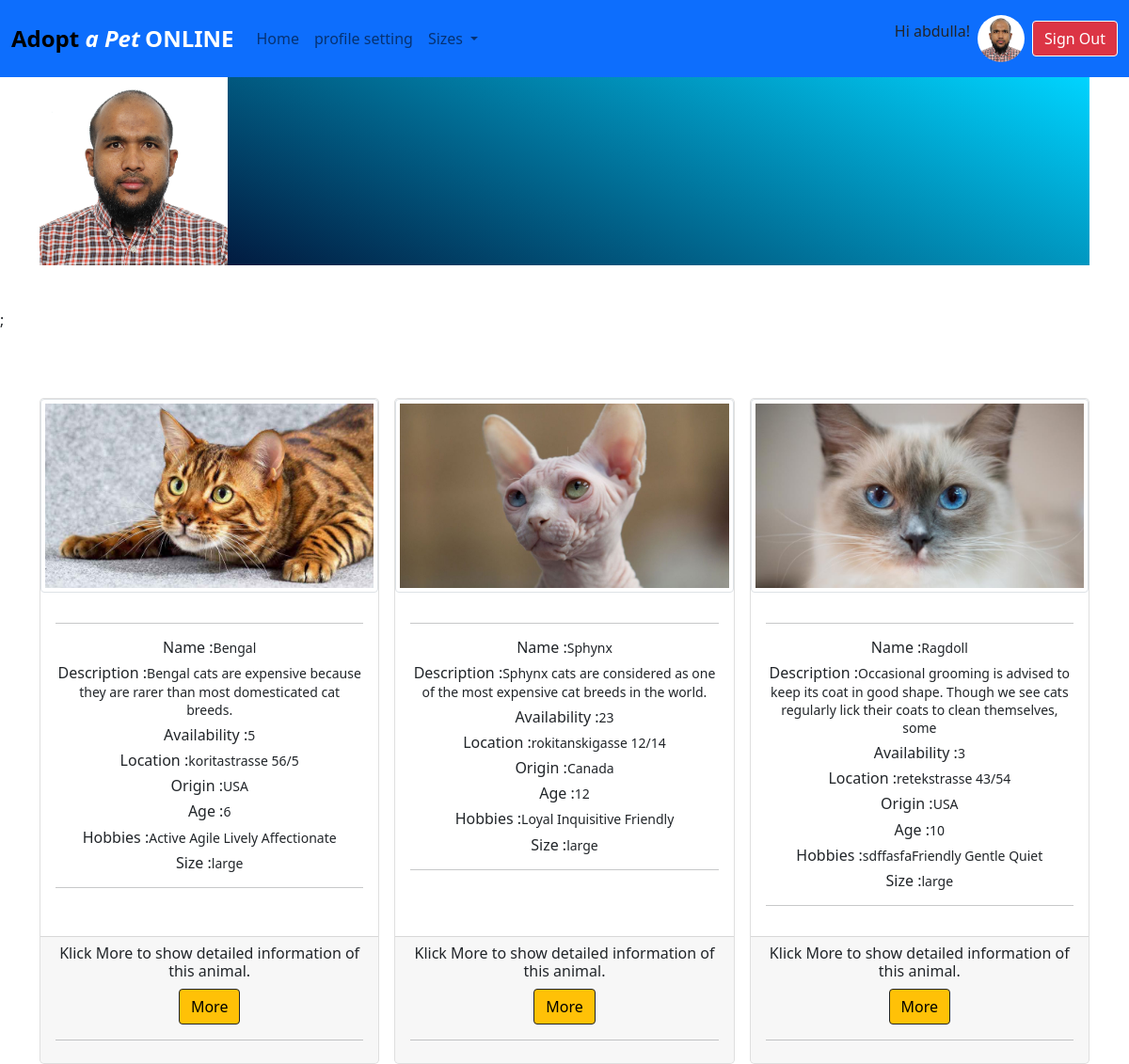
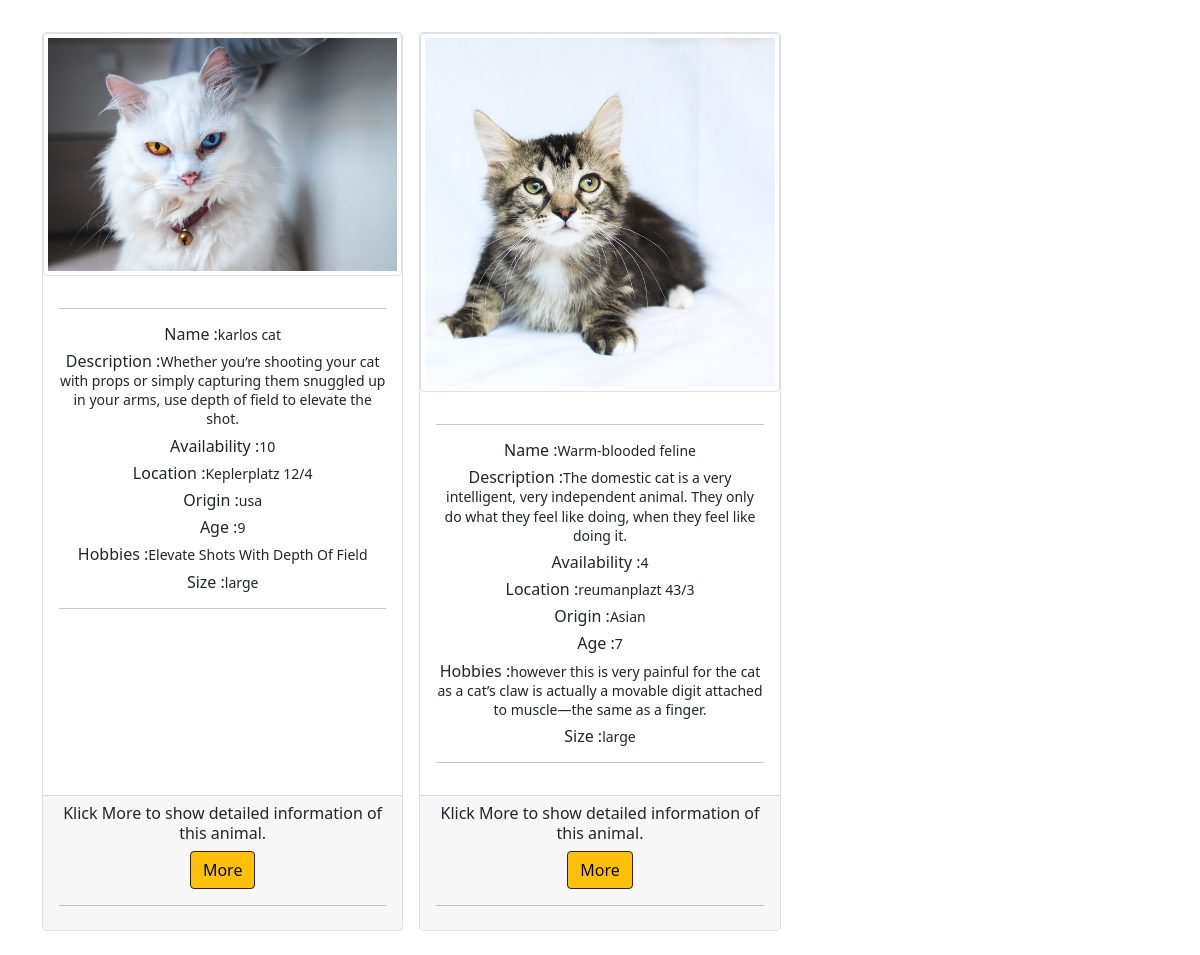
The app's page /l_size.php (signed in) with its own data (2 pictures, top to bottom).
### tables this page shows
CREATE TABLE `user` (
  `id` int(11) NOT NULL,
  `first_name` varchar(255) NOT NULL,
  `last_name` varchar(255) NOT NULL,
  `password` varchar(255) NOT NULL,
  `date_of_birth` date NOT NULL,
  `email` varchar(255) NOT NULL,
  `picture` varchar(255) DEFAULT NULL,
  `status` varchar(4) NOT NULL DEFAULT 'user'
);

CREATE TABLE `animals` (
  `id` int(11) NOT NULL,
  `picture` varchar(255) DEFAULT NULL,
  `name` varchar(255) NOT NULL,
  `description` varchar(255) DEFAULT NULL,
  `availability` int(11) DEFAULT NULL,
  `origin` varchar(50) DEFAULT NULL,
  `location` varchar(50) DEFAULT NULL,
  `age` int(11) NOT NULL,
  `size` char(5) DEFAULT NULL,
  `hobbies` varchar(255) DEFAULT NULL,
  `fk_supplierId` int(11) DEFAULT NULL
);

### l_size.php (the view, shortened to what this page needs)
<?php
require_once 'components/db_connect.php';
$res = mysqli_query($connect, "SELECT * FROM user WHERE id=" . $_SESSION['user']);
$row = mysqli_fetch_array($res, MYSQLI_ASSOC);
?>
<!DOCTYPE html>
<html lang="en">
    <head>
        <link rel="stylesheet" href="style/style.css?ver=<?php echo time(); ?>">
        <?php require_once 'components/boot.php'?>
    </head>
    <body>
    <nav class="navbar sticky-top navbar-expand-lg navbar-light bg-primary">
    <div class="container-fluid">
        <div class="collapse navbar-collapse" id="navbarTogglerDemo01">
          <a class="navbar-brand" href="index.php"><span style="color: rgb(0, 0, 0);font-size: larger;font-weight: bolder; ">Adopt </span> <span style="color: rgb(255, 255, 254); font-style: italic;font-size: larger;font-weight: bolder; "> a Pet</span>
          <span style="color: rgb(255, 255, 254);font-size: larger;font-weight: bolder; ">ONLINE</span></a>
           <?php
            if(isset($_SESSION['user'])){
            echo'
            <ul class="navbar-nav me-auto mb-2 mb-lg-0">
                 <li class="nav-item">
                 <a class="nav-link" id="asc" type="button" href="home.php">Home</a>
                 </li>
                 <li class="nav-item">
                 <a class="nav-link"aria-current="page" href="update.php?id='.$row['id'].'">profile setting</a>
                 </li>
                 <li class="nav-item dropdown">
               <a class="nav-link dropdown-toggle" href="#" id="navbarDarkDropdownMenuLink" role="button" data-bs-toggle="dropdown" aria-expanded="false">
                 Sizes
               </a>
               <ul class="dropdown-menu dropdown-menu-dark" aria-labelledby="navbarDarkDropdownMenuLink">
                 <li><a class="dropdown-item" href="senior.php">Senior</a></li>
                 <li><a class="dropdown-item" href="s_size.php">S_size</a></li>
                 <li><a class="dropdown-item" href="l_size.php">L_size</a></li>
               </ul>
             </li>
                 </ul>
                  <p class="">Hi '.$row['first_name'].'!</p>
                  <a href="home.php">
                  <img class="m-2"src="pictures/'.$row['picture'].'" style = " width:50px; height:50px; border-radius:50%;"> </a>';
                   echo'<a class="btn btn-danger border border-white" id="search" type="button" href="logout.php?logout">Sign Out</a>';
        }
           ?>
        </div>
    </div>
  </nav>
    <div class="container">
        <div class="hero">
        <img class="userImage" src="pictures/<?php echo $row['picture']; ?>" alt="<?php echo $row['first_name']; ?>">
        </div>
        <h2> Hi <?php echo $row['first_name' ]; ?> ! Here you can find all large animals.</h2>
    </div>
      <?php
              $sql = "SELECT * FROM animals WHERE  size ='large'";
              $result = $connect->query($sql);
              $tbody="";
              if($result->num_rows > 0) {
                  while($row2 = $result->fetch_assoc()) {
      $tbody .= '
      <div class="col own_col text-center p-2">
      <div class="card text-left w-100 h-100 rounded-3 " style="width: 18rem;">
      <img class="img-thumbnail own_pic" src="pictures/' .$row2["picture"].'"/>
          <div class="card-body">
          <hr>
          <h6 class="card-text">Name :<small>' .$row2['name'].'</small></h6>
          <h6 class="card-text">Description :<small>' .$row2['description'].'</small></h6>
          <h6 class="card-text">Availability :<small>' .$row2['availability'].'</small></h6>
          <h6 class="card-text">Location :<small>' .$row2['location'].'</small></h6>
          <h6 class="card-text">Origin :<small>' .$row2['origin'].'</small></h6>
          <h6 class="card-text">Age :<small>' .$row2['age'].'</small></h6>
          <h6 class="card-text">Hobbies :<small>' .$row2['hobbies'].'</small></h6>
          <h6 class="card-text">Size :<small>' .$row2["size"].'</small></h6>
          <hr>
              </div>
              <div class="card-footer">
                <h6>Klick More to show detailed information of this animal.</h6>
              <a href="details.php?id='.$row2['id'].'"><button class="btn btn-warning border border-dark" type="button">More</button></a><hr>
              </div>
          </div>
          </div>
              ';
          };
      } else {
         $tbody =  "<tr><td colspan='12'><center>No Data Available </center></td></tr>";
      }
?>;
<div class="container w-100 mt-3" >
<div class='mb-3'>
<p  class='h2'>All Gallery's Items</p>
<div class="row row-cols-1 row-cols-md-2  row-cols-lg-3 g-3">
       <?=$tbody;?>
</div>
</div>
</div>
    </body>
</html>

### components/boot.php (shortened to what this page needs)
<link href="https://cdn.jsdelivr.net/npm/bootstrap@5.0.0-beta1/dist/css/bootstrap.min.css" rel="stylesheet">

### style/style.css (style rules this page uses)
* { box-sizing: border-box; }
body { margin: 0; padding: 0; background: url(https://images.unsplash.com/photo-1549379702-9692e37d2e58?ixid=MnwxMjA3fDB8MHxwaG90by1wYWdlfHx8fGVufDB8fHx8&ixlib=rb-1.2.1&auto=format&fit=crop&w=1490&q=80) !important; background-size: cover; font-family: sans-serif; background-repeat: no-repeat; }
.container h2,p.h2 { color:#fff; }

### l_size.php (style rules this page uses)
.userImage { width: 200px; height: 200px; }
.hero { background: rgb(2,0,36); background: linear-gradient(24deg, rgba(2,0,36,1) 0%, rgba(0,212,255,1) 100%); }

### records on screen
user: first_name "abdulla", picture (picture)
animals: picture (picture), name "Bengal", description "Bengal cats are expensive because they are rarer than most domesticated cat breeds.", availability "5", location "koritastrasse 56/5", origin "USA", age "6", hobbies "Active Agile Lively Affectionate", size "large"
animals: picture (picture), name "Sphynx", description "Sphynx cats are considered as one of the most expensive cat breeds in the world.", availability "23", location "rokitanskigasse 12/14", origin "Canada", age "12", hobbies "Loyal Inquisitive Friendly", size "large"
animals: picture (picture), name "Ragdoll", description "Occasional grooming is advised to keep its coat in good shape. Though we see cats regularly lick their coats to clean themselves, some", availability "3", location "retekstrasse 43/54", origin "USA", age "10", hobbies "sdffasfaFriendly Gentle Quiet", size "large"
animals: picture (picture), name "karlos cat", description "Whether you’re shooting your cat with props or simply capturing them snuggled up in your arms, use depth of field to elevate the shot.", availability "10", location "Keplerplatz 12/4", origin "usa", age "9", hobbies "Elevate Shots With Depth Of Field", size "large"
animals: picture (picture), name "Warm-blooded feline", description "The domestic cat is a very intelligent, very independent animal. They only do what they feel like doing, when they feel like doing it.", availability "4", location "reumanplazt 43/3", origin "Asian", age "7", hobbies "however this is very painful for the cat as a cat’s claw is actually a movable digit attached to muscle—the same as a finger.", size "large"
